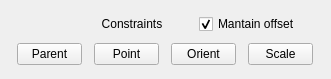
      <widget class="QWidget" name="layoutWidget">
       <property name="geometry">
        <rect>
         <x>10</x>
         <y>460</y>
         <width>331</width>
         <height>79</height>
        </rect>
       </property>
       <layout class="QVBoxLayout" name="verticalLayout_8" stretch="0,0">
        <item>
         <layout class="QHBoxLayout" name="horizontalLayout_29">
          <item>
           <spacer name="horizontalSpacer_4">
            <property name="orientation">
             <enum>Qt::Horizontal</enum>
            </property>
            <property name="sizeType">
             <enum>QSizePolicy::Fixed</enum>
            </property>
            <property name="sizeHint" stdset="0">
             <size>
              <width>60</width>
              <height>10</height>
             </size>
            </property>
           </spacer>
          </item>
          <item>
           <widget class="QLabel" name="label_23">
            <property name="text">
             <string>Constraints</string>
            </property>
            <property name="alignment">
             <set>Qt::AlignCenter</set>
            </property>
           </widget>
          </item>
          <item>
           <widget class="QCheckBox" name="MantainOffsetBtn">
            <property name="text">
             <string>Mantain offset</string>
            </property>
            <property name="checked">
             <bool>true</bool>
            </property>
           </widget>
          </item>
         </layout>
        </item>
        <item>
         <layout class="QHBoxLayout" name="horizontalLayout_16">
          <item>
           <widget class="QPushButton" name="ParentConstraintBtn">
            <property name="maximumSize">
             <size>
              <width>65</width>
              <height>16777215</height>
             </size>
            </property>
            <property name="text">
             <string>Parent</string>
            </property>
            <property name="icon">
             <iconset resource="Resources/iconResources.qrc">
              <normaloff>:/icon/ParentConstraint.png</normaloff>:/icon/ParentConstraint.png</iconset>
            </property>
            <property name="iconSize">
             <size>
              <width>20</width>
              <height>20</height>
             </size>
            </property>
           </widget>
          </item>
          <item>
           <widget class="QPushButton" name="PointConstraintBtn">
            <property name="maximumSize">
             <size>
              <width>65</width>
              <height>16777215</height>
             </size>
            </property>
            <property name="text">
             <string>Point</string>
            </property>
            <property name="icon">
             <iconset resource="Resources/iconResources.qrc">
              <normaloff>:/icon/PointConstraint.png</normaloff>:/icon/PointConstraint.png</iconset>
            </property>
            <property name="iconSize">
             <size>
              <width>20</width>
              <height>20</height>
             </size>
            </property>
           </widget>
          </item>
          <item>
           <widget class="QPushButton" name="OrientConstraintBtn">
            <property name="maximumSize">
             <size>
              <width>65</width>
              <height>16777215</height>
             </size>
            </property>
            <property name="text">
             <string>Orient</string>
            </property>
            <property name="icon">
             <iconset resource="Resources/iconResources.qrc">
              <normaloff>:/icon/OrientConstraint.png</normaloff>:/icon/OrientConstraint.png</iconset>
            </property>
            <property name="iconSize">
             <size>
              <width>20</width>
              <height>20</height>
             </size>
            </property>
           </widget>
          </item>
          <item>
           <widget class="QPushButton" name="ScaleConstraintBtn">
            <property name="maximumSize">
             <size>
              <width>65</width>
              <height>16777215</height>
             </size>
            </property>
            <property name="text">
             <string>Scale</string>
            </property>
            <property name="icon">
             <iconset resource="Resources/iconResources.qrc">
              <normaloff>:/icon/ScaleConstraint.png</normaloff>:/icon/ScaleConstraint.png</iconset>
            </property>
            <property name="iconSize">
             <size>
              <width>20</width>
              <height>20</height>
             </size>
            </property>
           </widget>
          </item>
         </layout>
        </item>
       </layout>
      </widget>
